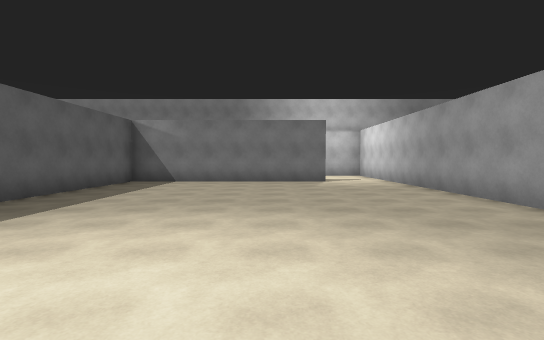
[1] (above)

16 first-person views from a walk through a Unity game level. The camera is 1.5 m above the floor, tilts 2° down and sees 85° across. The floor is counted in squares, 2 m on a side. Each view is taken from the middle of a square. On the plan, view 1 faces up. The plan holds only what a view shows up to about 10 squares ahead; the rest is blank. The place goes on beyond the plan. The player character is not drawn. Some animated figures are left out. Door leaves are left out, so doorways stand open. Surface patterns are stand-ins for the level's own textures.

[2]
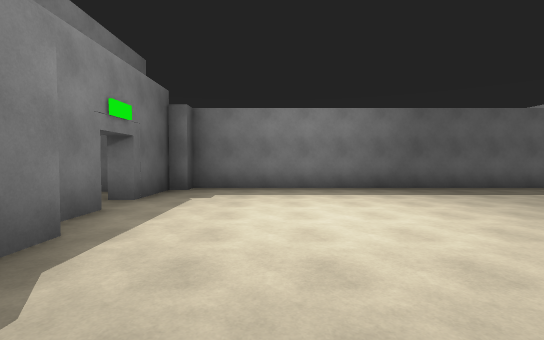

[3]
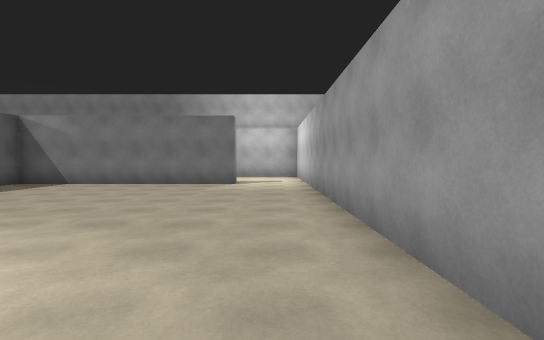

[4]
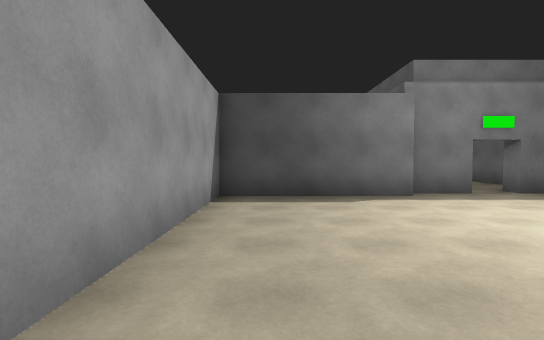

[5]
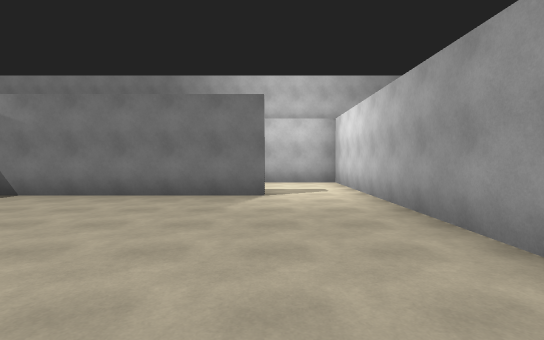

[6]
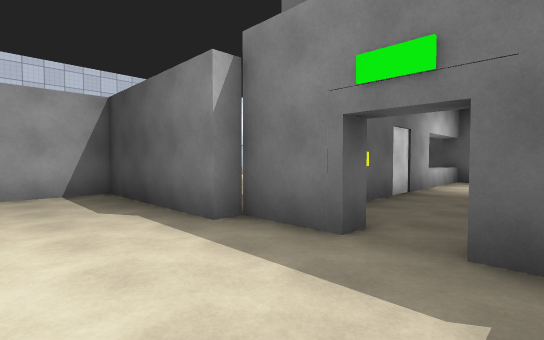

[7]
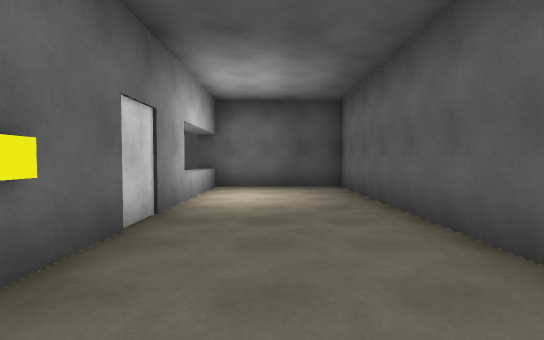

[8]
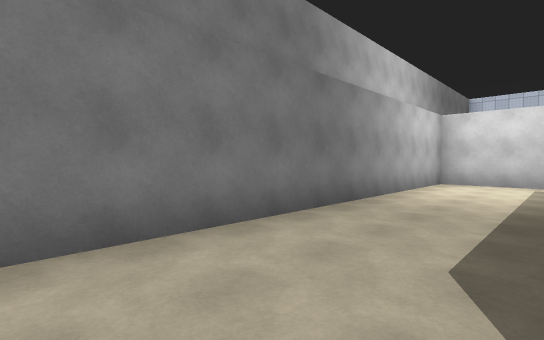

[9]
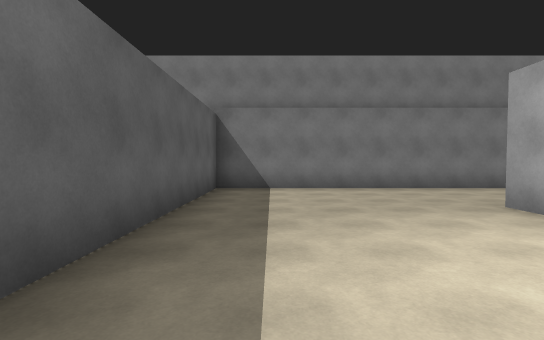

[10]
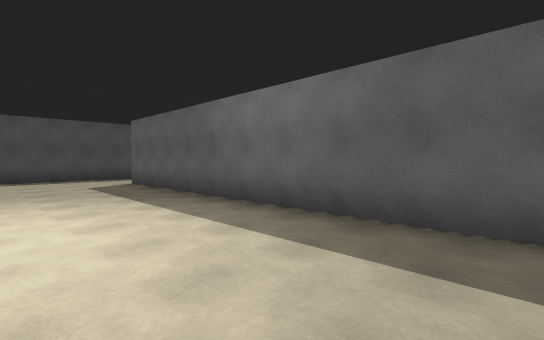

[11]
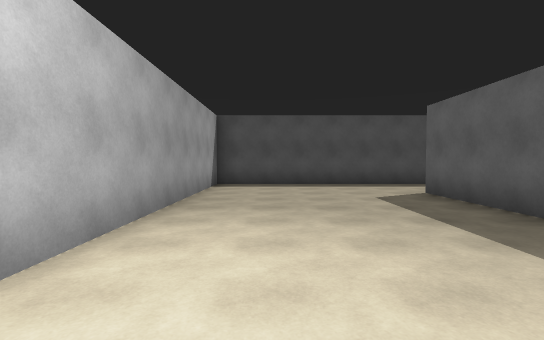

[12]
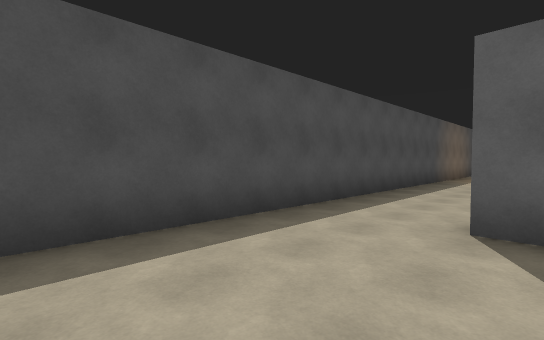

[13]
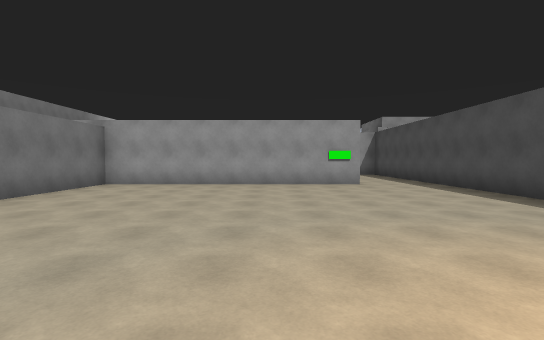

[14]
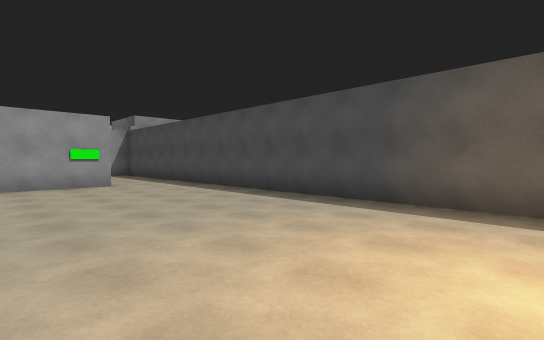

[15]
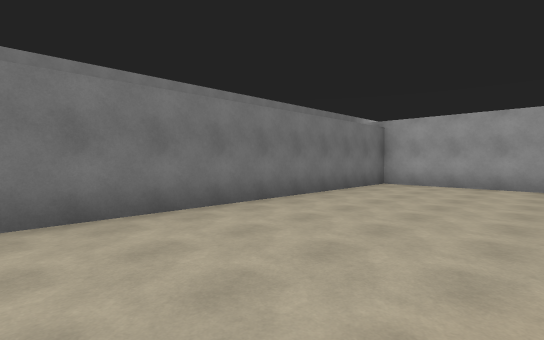

[16]
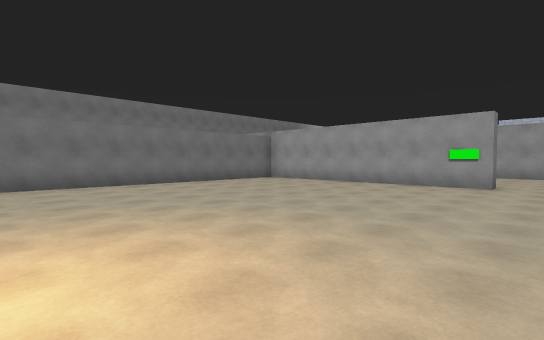

### Floor plan
Key: @ floor where view 1 was taken; # wall or solid block; . floor; O other object.
Columns run from 20 left of view 1 to 4 right of it. Each row starts with its distance up from view 1.
 14          ################
 13          #..............#
 12          #..............#
 11          #..............#
 10          #.....#######..#
  9          #.....#........#
  8 ##########.... #........#
  7 .........#.... #........#
  6 .........#.....#........#
  5 .........#.....#........#
  4 .........#.....#........#
  3 .........#.....#........#
  2 .........#.....#........#
  1 .........#.....#........#
  0 ...............#....@...#
 -1 ...............#........#
 -2 ################.....####
 -3                ###.###
 -4                 O...O
 -5                 O...O
 -6                 O...O
 -7                 O...O
 -8                 O...O
 -9                 O...O
-10                 O...O
-11                 O...O
-12                  OOO

Where each view was taken, in squares from view 1:
view 1: 0 up, 0 right, facing up
view 2: 0 up, 3 right, facing left
view 3: 1 up, 3 right, facing up
view 4: 4 up, 3 right, facing down
view 5: 4 up, 2 right, facing up
view 6: 0 up, 3 left, facing down-right
view 7: 3 down, 2 left, facing down
view 8: 11 up, 6 left, facing up-right
view 9: 6 up, 9 left, facing up
view 10: 10 up, 7 left, facing down-left
view 11: 7 up, 7 left, facing down
view 12: 1 up, 7 left, facing down-left
view 13: 3 up, 20 left, facing right
view 14: 3 up, 20 left, facing down-right
view 15: 4 up, 20 left, facing up-right
view 16: 1 down, 20 left, facing up-right
